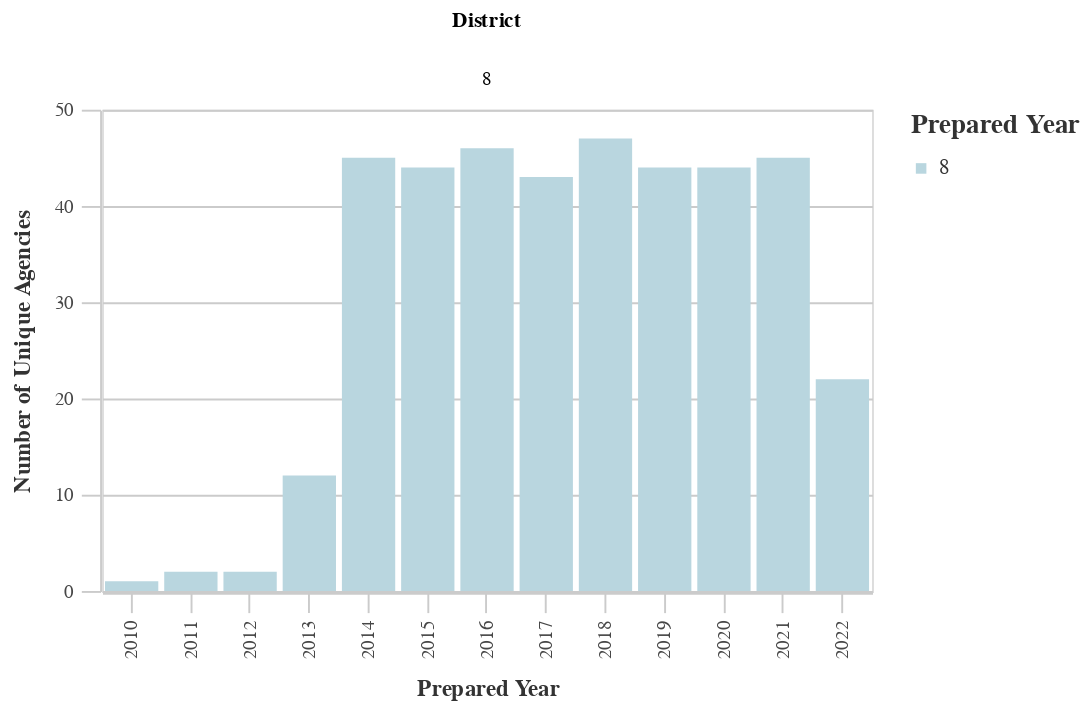

The notebook cell this image was saved under:
### Code cell
# Unique Agencies by Dist
dist_years_agency = ((
        df
        >> group_by(_.prepared_y, _.dist)
        >> summarize(n=_.primary_agency_name.nunique())
        >> arrange(-_.prepared_y)
    )
        .rename(columns={'dist':'District', 'n':'Count'})
    )
chart10 = (alt.Chart(dist_years_agency).mark_bar().encode(
        column='District:N',
        x=alt.X('prepared_y:O', title='Prepared Year'),
        y=alt.Y('Count:Q', title='Number of Unique Agencies'),
        color = alt.Color("District:N", 
                              scale=alt.Scale(
                                  range=altair_utils.CALITP_SEQUENTIAL_COLORS),  
                               legend=alt.Legend(title="Prepared Year")
                              )))
                              
chart10 = styleguide.preset_chart_config(chart10)
chart10 = _dla_utils_reports.add_tooltip(chart10, 'prepared_y', 'Count')
    
display(HTML("<h4><strong>Number of Unique Agencies by District</strong></h4>"))
display(chart10)

### Figure 1 — Vega-Lite specification as saved in the notebook (floating-point values rounded to 4 significant figures)
{"config": {"view": {"continuousWidth": 400, "continuousHeight": 300}, "axis": {"domainColor": "#cbcbcb", "grid": true, "gridColor": "#cbcbcb", "gridWidth": 1, "labelColor": "#474747", "labelFont": "Nunito Sans", "labelFontSize": 10, "labelPadding": 4, "tickColor": "#cbcbcb", "tickSize": 10, "titleColor": "#333", "titleFont": "Raleway", "titleFontSize": 12, "titlePadding": 10}, "axisBand": {"grid": false}, "background": "white", "font": "Raleway", "header": {"labelFont": "Nunito Sans", "titleFont": "Raleway"}, "legend": {"labelColor": "#333", "labelFont": "Nunito Sans", "labelFontSize": 11, "labelLimit": 0, "padding": 1, "symbolSize": 30, "symbolType": "square", "titleColor": "#333", "titleFont": "Raleway", "titleFontSize": 14, "titlePadding": 10}, "title": {"anchor": "middle", "font": "Raleway", "fontSize": 18, "fontWeight": 300, "offset": 20}}, "data": {"name": "data-4363a98c3ba13a6f61843de1cbe90cb8"}, "mark": "bar", "encoding": {"color": {"field": "District", "legend": {"title": "Prepared Year"}, "scale": {"range": ["#B9D6DF", "#8CBCCB", "#2EA8CE", "#136C97", "#0B405B"]}, "type": "nominal"}, "column": {"field": "District", "type": "nominal"}, "tooltip": [{"field": "prepared_y", "type": "quantitative"}, {"field": "Count", "type": "quantitative"}], "x": {"field": "prepared_y", "title": "Prepared Year", "type": "ordinal"}, "y": {"field": "Count", "title": "Number of Unique Agencies", "type": "quantitative"}}, "height": 250, "width": 400, "$schema": "https://vega.github.io/schema/vega-lite/v4.17.0.json", "datasets": {"data-4363a98c3ba13a6f61843de1cbe90cb8": [{"prepared_y": 2022.0, "District": 8, "Count": 22}, {"prepared_y": 2021.0, "District": 8, "Count": 45}, {"prepared_y": 2020.0, "District": 8, "Count": 44}, {"prepared_y": 2019.0, "District": 8, "Count": 44}, {"prepared_y": 2018.0, "District": 8, "Count": 47}, {"prepared_y": 2017.0, "District": 8, "Count": 43}, {"prepared_y": 2016.0, "District": 8, "Count": 46}, {"prepared_y": 2015.0, "District": 8, "Count": 44}, {"prepared_y": 2014.0, "District": 8, "Count": 45}, {"prepared_y": 2013.0, "District": 8, "Count": 12}, {"prepared_y": 2012.0, "District": 8, "Count": 2}, {"prepared_y": 2011.0, "District": 8, "Count": 2}, {"prepared_y": 2010.0, "District": 8, "Count": 1}]}}
